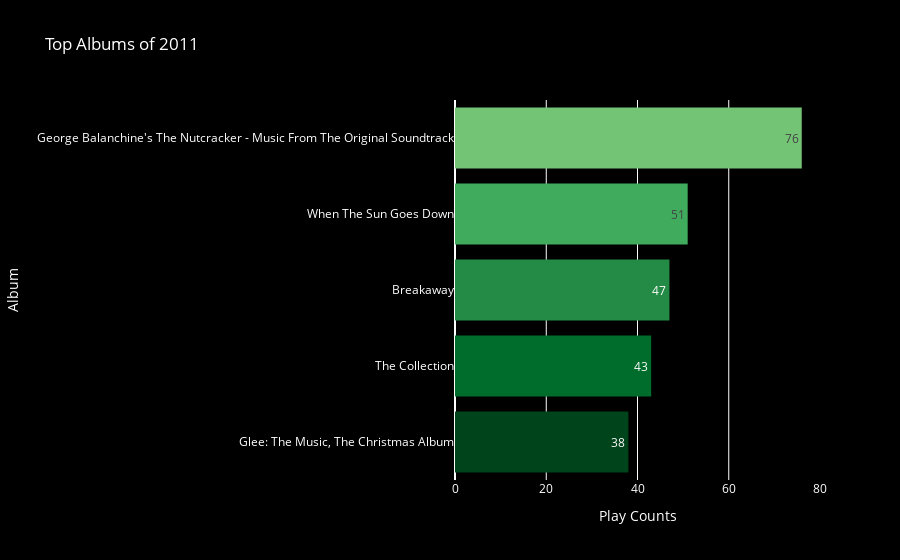

Notebook source saved alongside this figure:
### Code cell
top_albums_df = top_albums_2011.nlargest(5).reset_index()
top_albums_df.columns = ['Album', 'Artist', 'Play Counts']
top_albums_df = top_albums_df.sort_values('Play Counts', ascending=True)

# Create Horizontal Bar Chart
fig = px.bar(top_albums_df,
             x = 'Play Counts',
             y = 'Album',
             text = 'Play Counts',
             orientation = 'h',
             title = 'Top Albums of 2011')

# Customizing colors with green scale
colors = px.colors.sequential.Greens[::-1]
fig.update_traces(marker_color=colors[:len(top_albums_df)],
                  marker_line_width=0)


# Enhance Layout
fig.update_layout(plot_bgcolor='black',
                paper_bgcolor='black',
                font_color='white',
                title_font_color='white')

fig.show()

### Figure 1 — Plotly figure (JSON) as saved in the notebook; plotly's stock layout.template omitted (floating-point values rounded to 4 significant figures)
{"data": [{"alignmentgroup": "True", "hovertemplate": "Play Counts=%{text}<br>Album=%{y}<extra></extra>", "legendgroup": "", "marker": {"color": ["rgb(0,68,27)", "rgb(0,109,44)", "rgb(35,139,69)", "rgb(65,171,93)", "rgb(116,196,118)"], "line": {"width": 0}, "pattern": {"shape": ""}}, "name": "", "offsetgroup": "", "orientation": "h", "showlegend": false, "text": [38, 43, 47, 51, 76], "textposition": "auto", "type": "bar", "x": [38, 43, 47, 51, 76], "xaxis": "x", "y": ["Glee: The Music, The Christmas Album", "The Collection", "Breakaway", "When The Sun Goes Down", "George Balanchine's The Nutcracker - Music From The Original Soundtrack"], "yaxis": "y"}], "layout": {"barmode": "relative", "font": {"color": "white"}, "legend": {"tracegroupgap": 0}, "paper_bgcolor": "black", "plot_bgcolor": "black", "title": {"font": {"color": "white"}, "text": "Top Albums of 2011"}, "xaxis": {"anchor": "y", "domain": [0, 1], "title": {"text": "Play Counts"}}, "yaxis": {"anchor": "x", "domain": [0, 1], "title": {"text": "Album"}}}}
